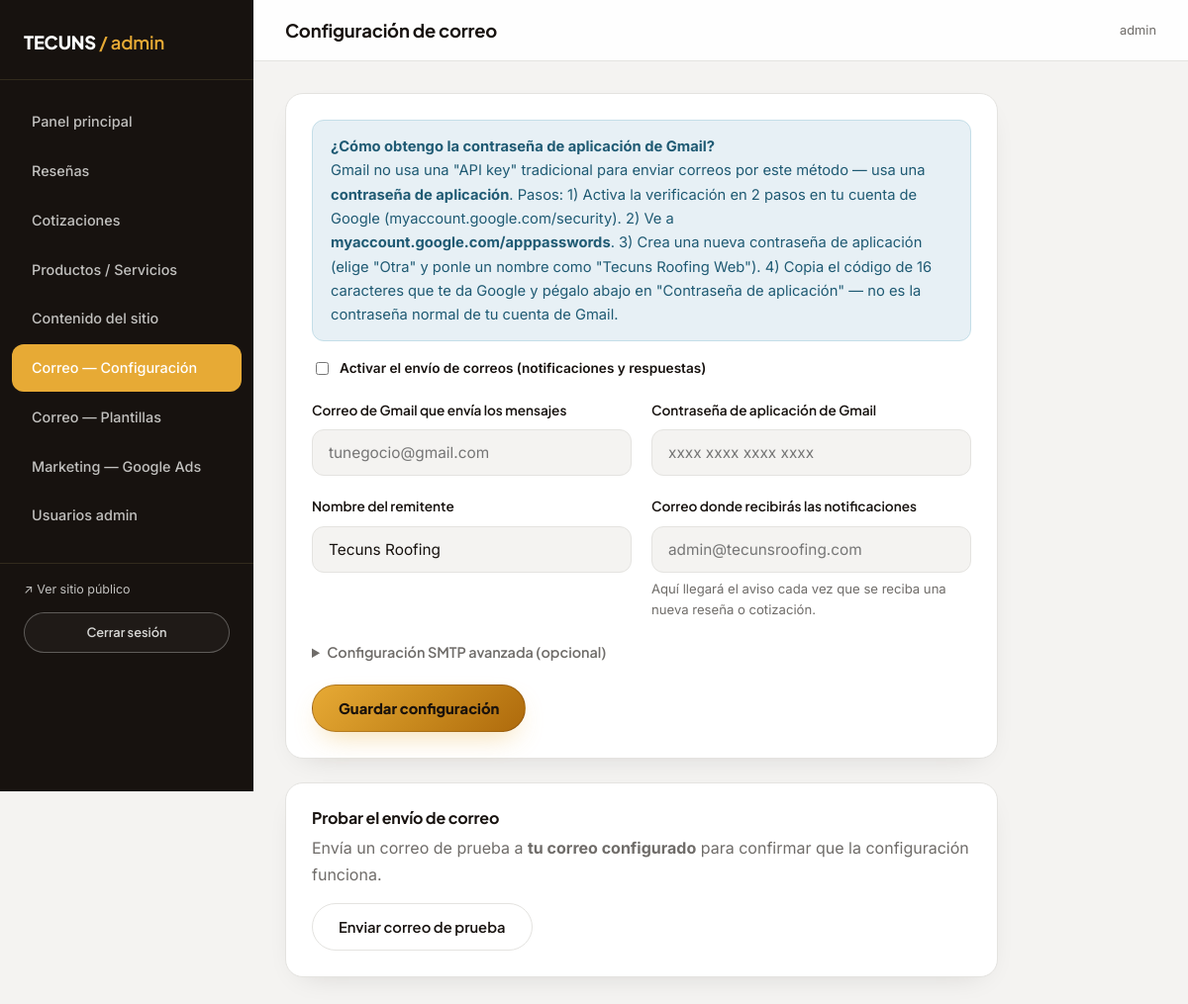
/admin/configuracion/correo (signed in), run on the app's committed database.
### models.py (models this page shows, shortened)
class Admin(UserMixin, db.Model):
    __tablename__ = "admins"
    id = db.Column(db.Integer, primary_key=True)
    username = db.Column(db.String(80), unique=True, nullable=False)
    password_hash = db.Column(db.String(255), nullable=False)
    is_superadmin = db.Column(db.Boolean, default=False)
    created_at = db.Column(db.DateTime, default=datetime.utcnow)

class EmailSettings(db.Model):
    __tablename__ = "email_settings"
    id = db.Column(db.Integer, primary_key=True)
    enabled = db.Column(db.Boolean, default=False)
    smtp_host = db.Column(db.String(120), default="smtp.gmail.com")
    smtp_port = db.Column(db.Integer, default=587)
    smtp_email = db.Column(db.String(150))
    smtp_app_password = db.Column(db.String(255))
    sender_name = db.Column(db.String(150), default="Tecuns Roofing")
    notify_email = db.Column(db.String(150))  # where admin notifications are sent
    updated_at = db.Column(db.DateTime, default=datetime.utcnow, onupdate=datetime.utcnow)

### admin_routes.py (the view, shortened to what this page needs)
@admin_bp.route("/configuracion/correo", methods=["GET", "POST"])
@login_required
def config_correo():
    settings = EmailSettings.query.first()
    if not settings:
        settings = EmailSettings(smtp_host="smtp.gmail.com", smtp_port=587)
        db.session.add(settings)
        db.session.commit()
    return render_template("admin/config_correo.html", settings=settings)

### translations.py (called while the page is built)
def set_language():
    lang = request.cookies.get("lang")
    if lang not in SUPPORTED:
        lang = detect_lang()
    g.lang = lang

def detect_lang():
    accept = request.headers.get("Accept-Language", "")
    primary = accept.split(",")[0].strip().lower()
    code = primary.split(";")[0].split("-")[0].strip()
    return EN if code == EN else DEFAULT

### templates/admin/config_correo.html (shortened to what this page needs)
{% extends "admin/base_admin.html" %}
{% block page_title %}Configuración de correo{% endblock %}
{% block admin_content %}
<div class="card-panel" style="max-width:720px;">
  <div class="alert alert-info">
    <strong>¿Cómo obtengo la contraseña de aplicación de Gmail?</strong><br>
    Gmail no usa una "API key" tradicional para enviar correos por este método — usa una
    <strong>contraseña de aplicación</strong>. Pasos: 1) Activa la verificación en 2 pasos en tu cuenta de Google
    (myaccount.google.com/security). 2) Ve a <strong>myaccount.google.com/apppasswords</strong>. 3) Crea una nueva
    contraseña de aplicación (elige "Otra" y ponle un nombre como "Tecuns Roofing Web"). 4) Copia el código de 16
    caracteres que te da Google y pégalo abajo en "Contraseña de aplicación" — no es la contraseña normal de tu
    cuenta de Gmail.
  </div>
  <form method="POST" action="{{ url_for('admin.config_correo') }}">
    <div class="form-row">
      <label style="display:flex; align-items:center; gap:8px; text-transform:none; font-family:var(--font-body);">
        <input type="checkbox" name="enabled" style="width:auto;" {% if settings.enabled %}checked{% endif %}>
        Activar el envío de correos (notificaciones y respuestas)
      </label>
    </div>
    <div class="form-grid-2">
      <div class="form-row">
        <label for="smtp_email">Correo de Gmail que envía los mensajes</label>
        <input type="text" id="smtp_email" name="smtp_email" value="{{ settings.smtp_email or '' }}" placeholder="tunegocio@gmail.com">
      </div>
      <div class="form-row">
        <label for="smtp_app_password">Contraseña de aplicación de Gmail</label>
        <input type="password" id="smtp_app_password" name="smtp_app_password" placeholder="{% if settings.smtp_app_password %}•••••••••••••••• (dejar en blanco para no cambiar){% else %}xxxx xxxx xxxx xxxx{% endif %}">
      </div>
    </div>
    <div class="form-grid-2">
      <div class="form-row">
        <label for="sender_name">Nombre del remitente</label>
        <input type="text" id="sender_name" name="sender_name" value="{{ settings.sender_name or 'Tecuns Roofing' }}">
      </div>
      <div class="form-row">
        <label for="notify_email">Correo donde recibirás las notificaciones</label>
        <input type="text" id="notify_email" name="notify_email" value="{{ settings.notify_email or '' }}" placeholder="admin@tecunsroofing.com">
        <p class="hint mb-0">Aquí llegará el aviso cada vez que se reciba una nueva reseña o cotización.</p>
      </div>
    </div>
    <details style="margin-bottom:20px;">
      <summary style="cursor:pointer; font-family:var(--font-display); font-weight:600; font-size:.9rem; color:var(--steel);">Configuración SMTP avanzada (opcional)</summary>
    </details>
    <button type="submit" class="btn btn-rust">Guardar configuración</button>
  </form>
</div>
<div class="card-panel" style="max-width:720px;">
  <h3 style="text-transform:none; font-size:1rem;">Probar el envío de correo</h3>
  <p class="text-steel">Envía un correo de prueba a <strong>{{ settings.notify_email or settings.smtp_email or 'tu correo configurado' }}</strong> para confirmar que la configuración funciona.</p>
  <form method="POST" action="{{ url_for('admin.config_correo_probar') }}">
    <button type="submit" class="btn btn-outline-dark">Enviar correo de prueba</button>
  </form>
</div>
{% endblock %}

### templates/admin/base_admin.html (shortened to what this page needs)
<!doctype html>
<html lang="es">
<head>
  <link rel="stylesheet" href="{{ url_for('static', filename='css/style.css') }}">
  <link rel="stylesheet" href="{{ url_for('static', filename='css/admin.css') }}">
</head>
<body class="admin-body">
  <div class="admin-shell">
    <aside class="admin-sidebar">
      <div class="admin-brand">TECUNS <span>/ admin</span></div>
      <nav class="admin-nav">
        <a href="{{ url_for('admin.dashboard') }}" class="{{ 'active' if request.endpoint == 'admin.dashboard' }}">Panel principal</a>
        <a href="{{ url_for('admin.resenas') }}" class="{{ 'active' if request.endpoint and request.endpoint.startswith('admin.') and 'resena' in request.endpoint }}">Reseñas</a>
        <a href="{{ url_for('admin.cotizaciones') }}" class="{{ 'active' if request.endpoint and 'cotizacion' in request.endpoint }}">Cotizaciones</a>
        <a href="{{ url_for('admin.servicios') }}" class="{{ 'active' if request.endpoint and 'servicio' in request.endpoint }}">Productos / Servicios</a>
        <a href="{{ url_for('admin.contenido') }}" class="{{ 'active' if request.endpoint and 'contenido' in request.endpoint }}">Contenido del sitio</a>
        <a href="{{ url_for('admin.config_correo') }}" class="{{ 'active' if request.endpoint == 'admin.config_correo' }}">Correo — Configuración</a>
        <a href="{{ url_for('admin.plantillas') }}" class="{{ 'active' if request.endpoint == 'admin.plantillas' }}">Correo — Plantillas</a>
        <a href="{{ url_for('admin.config_marketing') }}" class="{{ 'active' if request.endpoint == 'admin.config_marketing' }}">Marketing — Google Ads</a>
        {% if current_user.is_superadmin %}
        <a href="{{ url_for('admin.usuarios') }}" class="{{ 'active' if request.endpoint and 'usuario' in request.endpoint }}">Usuarios admin</a>
        {% endif %}
      </nav>
      <div class="admin-nav-foot">
        <a href="{{ url_for('public.index') }}" target="_blank" style="color:var(--silver); font-family:var(--font-mono); font-size:.78rem; display:block; margin-bottom:12px;">↗ Ver sitio público</a>
        <a href="{{ url_for('admin.logout') }}" class="btn btn-outline btn-sm btn-block">Cerrar sesión</a>
      </div>
    </aside>
    <div class="admin-main">
      <div class="admin-topbar">
        <h1>{% block page_title %}Panel principal{% endblock %}</h1>
        <span class="text-steel" style="font-family:var(--font-mono); font-size:.8rem;">{{ current_user.username }}</span>
      </div>
      <div class="admin-content">
        {% block admin_content %}{% endblock %}
      </div>
    </div>
  </div>
</body>
</html>

### static/css/admin.css (style rules this page uses)
.admin-body { background:var(--offwhite); min-height:100vh; }
.admin-shell { display:flex; min-height:100vh; }
.admin-sidebar { width:256px; flex-shrink:0; background:var(--charcoal); color:var(--silver); padding:28px 0; position:sticky; top:0; height:100vh; overflow-y:auto; }
.admin-brand { font-family:var(--font-display); font-weight:800; color:var(--white); font-size:1.15rem; padding:0 24px 22px; border-bottom:1px solid var(--line); margin-bottom:18px; letter-spacing:-0.01em; }
.admin-brand span { color:var(--rust); font-weight:600; }
.admin-nav a { display:flex; align-items:center; gap:10px; padding:12px 20px; margin:2px 12px; border-radius:var(--radius-sm); font-family:var(--font-body); font-weight:500; font-size:.9rem; letter-spacing:0; text-transform:none; color:var(--silver); }
.admin-nav a.active { background:var(--rust); color:var(--white); }
.admin-nav-foot { margin-top:24px; padding:16px 24px 0; border-top:1px solid var(--line); }
.admin-main { flex:1; min-width:0; }
.admin-topbar { background:rgba(255,255,255,0.9); backdrop-filter:blur(10px); border-bottom:1px solid var(--line-dark); padding:20px 32px; display:flex; justify-content:space-between; align-items:center; position:sticky; top:0; z-index:10; }
.admin-topbar h1 { font-size:1.15rem; margin:0; text-transform:none; }
.admin-content { padding:32px; }
.card-panel { background:var(--white); border:1px solid var(--line-dark); border-radius:var(--radius); padding:26px; margin-bottom:24px; box-shadow:var(--shadow-soft); }
.btn-sm { padding:9px 16px; font-size:.8rem; }

### data on the page
Admin: username "admin"
EmailSettings: sender_name "Tecuns Roofing", notify_email+smtp_email "tu correo configurado"
